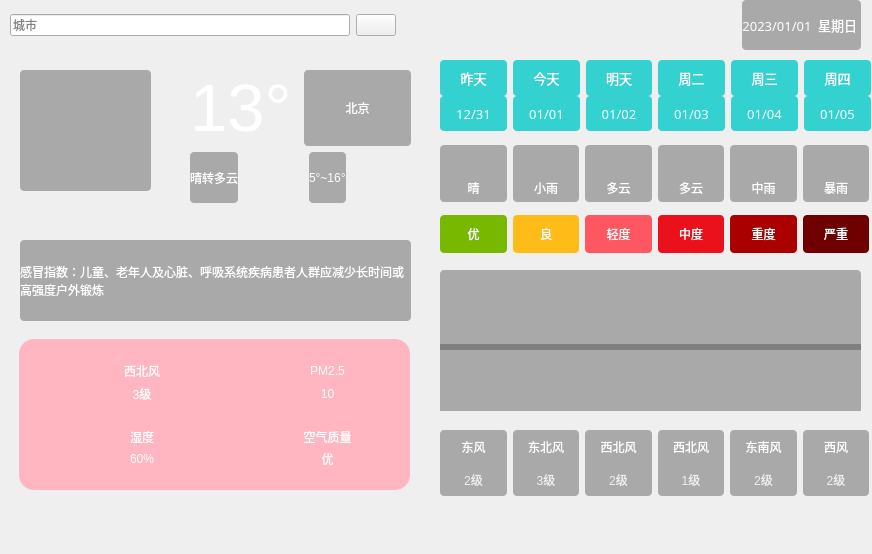
<?xml version="1.0" encoding="UTF-8"?>
<ui version="4.0">
 <class>MainWindow</class>
 <widget class="QMainWindow" name="MainWindow">
  <property name="enabled">
   <bool>true</bool>
  </property>
  <property name="geometry">
   <rect>
    <x>0</x>
    <y>0</y>
    <width>872</width>
    <height>554</height>
   </rect>
  </property>
  <property name="font">
   <font>
    <pointsize>12</pointsize>
   </font>
  </property>
  <property name="windowTitle">
   <string>MainWindow</string>
  </property>
  <property name="styleSheet">
   <string notr="true">#MainWindow{border-image: url(:/img/bg.jpg);}

QLabel {
	font: 25 10pt &quot;微软雅黑&quot;;
	border-radius: 4px;
	background-color: rgba(60, 60, 60, 100);
	color: rgb(255, 255, 255);
}</string>
  </property>
  <property name="animated">
   <bool>true</bool>
  </property>
  <widget class="QWidget" name="centralwidget">
   <widget class="QWidget" name="widget" native="true">
    <property name="geometry">
     <rect>
      <x>0</x>
      <y>0</y>
      <width>871</width>
      <height>531</height>
     </rect>
    </property>
    <property name="styleSheet">
     <string notr="true">QWidget#widget{border-image: url(:/img/bg.jpg);}
</string>
    </property>
    <widget class="QWidget" name="widget_2" native="true">
     <property name="geometry">
      <rect>
       <x>10</x>
       <y>60</y>
       <width>411</width>
       <height>151</height>
      </rect>
     </property>
     <widget class="QLabel" name="lblTypeIcon">
      <property name="geometry">
       <rect>
        <x>10</x>
        <y>10</y>
        <width>131</width>
        <height>121</height>
       </rect>
      </property>
      <property name="text">
       <string/>
      </property>
      <property name="pixmap">
       <pixmap resource="res.qrc">:/img/type/Qing.png</pixmap>
      </property>
      <property name="scaledContents">
       <bool>true</bool>
      </property>
      <property name="wordWrap">
       <bool>false</bool>
      </property>
     </widget>
     <widget class="QWidget" name="verticalLayoutWidget_2">
      <property name="geometry">
       <rect>
        <x>180</x>
        <y>10</y>
        <width>221</width>
        <height>133</height>
       </rect>
      </property>
      <layout class="QVBoxLayout" name="verticalLayout_2">
       <item>
        <layout class="QVBoxLayout" name="verticalLayout">
         <item>
          <layout class="QHBoxLayout" name="horizontalLayout_2">
           <item>
            <widget class="QLabel" name="lblTemp">
             <property name="font">
              <font>
               <family>Arial</family>
               <pointsize>50</pointsize>
               <italic>false</italic>
               <bold>false</bold>
              </font>
             </property>
             <property name="styleSheet">
              <string notr="true">color: rgb(255, 255, 255);
font: 50pt &quot;Arial&quot;;
background-color: rgba(0, 255, 255, 0);</string>
             </property>
             <property name="text">
              <string>13°</string>
             </property>
             <property name="scaledContents">
              <bool>true</bool>
             </property>
            </widget>
           </item>
           <item>
            <widget class="QLabel" name="lblCity">
             <property name="text">
              <string>北京</string>
             </property>
             <property name="alignment">
              <set>Qt::AlignCenter</set>
             </property>
            </widget>
           </item>
          </layout>
         </item>
         <item>
          <layout class="QHBoxLayout" name="horizontalLayout_3">
           <item>
            <widget class="QLabel" name="lblType">
             <property name="text">
              <string>晴转多云</string>
             </property>
            </widget>
           </item>
           <item>
            <spacer name="horizontalSpacer_3">
             <property name="orientation">
              <enum>Qt::Horizontal</enum>
             </property>
             <property name="sizeHint" stdset="0">
              <size>
               <width>40</width>
               <height>20</height>
              </size>
             </property>
            </spacer>
           </item>
           <item>
            <widget class="QLabel" name="lblLowHigh">
             <property name="text">
              <string>5°~16°</string>
             </property>
            </widget>
           </item>
           <item>
            <spacer name="horizontalSpacer_2">
             <property name="orientation">
              <enum>Qt::Horizontal</enum>
             </property>
             <property name="sizeHint" stdset="0">
              <size>
               <width>40</width>
               <height>20</height>
              </size>
             </property>
            </spacer>
           </item>
          </layout>
         </item>
        </layout>
       </item>
      </layout>
     </widget>
    </widget>
    <widget class="QWidget" name="widget_5" native="true">
     <property name="geometry">
      <rect>
       <x>440</x>
       <y>60</y>
       <width>431</width>
       <height>441</height>
      </rect>
     </property>
     <widget class="QWidget" name="widget_6" native="true">
      <property name="geometry">
       <rect>
        <x>0</x>
        <y>0</y>
        <width>431</width>
        <height>71</height>
       </rect>
      </property>
      <property name="styleSheet">
       <string notr="true">QLabel {
	background-color: rgba(0, 200, 200, 200);
	border-radius: 4px;
}</string>
      </property>
      <layout class="QGridLayout" name="gridLayout_2">
       <property name="horizontalSpacing">
        <number>6</number>
       </property>
       <property name="verticalSpacing">
        <number>0</number>
       </property>
       <item row="0" column="0">
        <widget class="QLabel" name="lblWeek0">
         <property name="font">
          <font>
           <family>微软雅黑</family>
           <pointsize>10</pointsize>
           <italic>false</italic>
           <bold>false</bold>
          </font>
         </property>
         <property name="text">
          <string>昨天</string>
         </property>
         <property name="alignment">
          <set>Qt::AlignCenter</set>
         </property>
        </widget>
       </item>
       <item row="0" column="1">
        <widget class="QLabel" name="lblWeek1">
         <property name="font">
          <font>
           <family>微软雅黑</family>
           <pointsize>10</pointsize>
           <italic>false</italic>
           <bold>false</bold>
          </font>
         </property>
         <property name="text">
          <string>今天</string>
         </property>
         <property name="alignment">
          <set>Qt::AlignCenter</set>
         </property>
        </widget>
       </item>
       <item row="0" column="2">
        <widget class="QLabel" name="lblWeek2">
         <property name="font">
          <font>
           <family>微软雅黑</family>
           <pointsize>10</pointsize>
           <italic>false</italic>
           <bold>false</bold>
          </font>
         </property>
         <property name="text">
          <string>明天</string>
         </property>
         <property name="alignment">
          <set>Qt::AlignCenter</set>
         </property>
        </widget>
       </item>
       <item row="0" column="3">
        <widget class="QLabel" name="lblWeek3">
         <property name="font">
          <font>
           <family>微软雅黑</family>
           <pointsize>10</pointsize>
           <italic>false</italic>
           <bold>false</bold>
          </font>
         </property>
         <property name="text">
          <string>周二</string>
         </property>
         <property name="alignment">
          <set>Qt::AlignCenter</set>
         </property>
        </widget>
       </item>
       <item row="0" column="4">
        <widget class="QLabel" name="lblWeek4">
         <property name="font">
          <font>
           <family>微软雅黑</family>
           <pointsize>10</pointsize>
           <italic>false</italic>
           <bold>false</bold>
          </font>
         </property>
         <property name="text">
          <string>周三</string>
         </property>
         <property name="alignment">
          <set>Qt::AlignCenter</set>
         </property>
        </widget>
       </item>
       <item row="0" column="5">
        <widget class="QLabel" name="lblWeek5">
         <property name="font">
          <font>
           <family>微软雅黑</family>
           <pointsize>10</pointsize>
           <italic>false</italic>
           <bold>false</bold>
          </font>
         </property>
         <property name="text">
          <string>周四</string>
         </property>
         <property name="alignment">
          <set>Qt::AlignCenter</set>
         </property>
        </widget>
       </item>
       <item row="1" column="0">
        <widget class="QLabel" name="lblDate0">
         <property name="font">
          <font>
           <family>微软雅黑</family>
           <pointsize>10</pointsize>
           <italic>false</italic>
           <bold>false</bold>
          </font>
         </property>
         <property name="text">
          <string>12/31</string>
         </property>
         <property name="alignment">
          <set>Qt::AlignCenter</set>
         </property>
        </widget>
       </item>
       <item row="1" column="1">
        <widget class="QLabel" name="lblDate1">
         <property name="font">
          <font>
           <family>微软雅黑</family>
           <pointsize>10</pointsize>
           <italic>false</italic>
           <bold>false</bold>
          </font>
         </property>
         <property name="text">
          <string>01/01</string>
         </property>
         <property name="alignment">
          <set>Qt::AlignCenter</set>
         </property>
        </widget>
       </item>
       <item row="1" column="2">
        <widget class="QLabel" name="lblDate2">
         <property name="font">
          <font>
           <family>微软雅黑</family>
           <pointsize>10</pointsize>
           <italic>false</italic>
           <bold>false</bold>
          </font>
         </property>
         <property name="text">
          <string>01/02</string>
         </property>
         <property name="alignment">
          <set>Qt::AlignCenter</set>
         </property>
        </widget>
       </item>
       <item row="1" column="3">
        <widget class="QLabel" name="lblDate3">
         <property name="font">
          <font>
           <family>微软雅黑</family>
           <pointsize>10</pointsize>
           <italic>false</italic>
           <bold>false</bold>
          </font>
         </property>
         <property name="text">
          <string>01/03</string>
         </property>
         <property name="alignment">
          <set>Qt::AlignCenter</set>
         </property>
        </widget>
       </item>
       <item row="1" column="4">
        <widget class="QLabel" name="lblDate4">
         <property name="font">
          <font>
           <family>微软雅黑</family>
           <pointsize>10</pointsize>
           <italic>false</italic>
           <bold>false</bold>
          </font>
         </property>
         <property name="text">
          <string>01/04</string>
         </property>
         <property name="alignment">
          <set>Qt::AlignCenter</set>
         </property>
        </widget>
       </item>
       <item row="1" column="5">
        <widget class="QLabel" name="lblDate5">
         <property name="font">
          <font>
           <family>微软雅黑</family>
           <pointsize>10</pointsize>
           <italic>false</italic>
           <bold>false</bold>
          </font>
         </property>
         <property name="text">
          <string>01/05</string>
         </property>
         <property name="alignment">
          <set>Qt::AlignCenter</set>
         </property>
        </widget>
       </item>
      </layout>
     </widget>
     <widget class="QWidget" name="widget_7" native="true">
      <property name="geometry">
       <rect>
        <x>0</x>
        <y>80</y>
        <width>429</width>
        <height>67</height>
       </rect>
      </property>
      <property name="styleSheet">
       <string notr="true">QLabel {
	background-color: rgba(60, 60, 60, 100);
	border-radius: 4px;
}</string>
      </property>
      <layout class="QGridLayout" name="gridLayout_3">
       <property name="topMargin">
        <number>5</number>
       </property>
       <property name="bottomMargin">
        <number>5</number>
       </property>
       <property name="verticalSpacing">
        <number>0</number>
       </property>
       <item row="0" column="3">
        <widget class="QLabel" name="lblTypeIcon3">
         <property name="styleSheet">
          <string notr="true">border-bottom-left-radius: 0px;
border-bottom-right-radius: 0px;</string>
         </property>
         <property name="text">
          <string/>
         </property>
         <property name="pixmap">
          <pixmap resource="res.qrc">:/img/type/DuoYun.png</pixmap>
         </property>
         <property name="alignment">
          <set>Qt::AlignCenter</set>
         </property>
        </widget>
       </item>
       <item row="0" column="0">
        <widget class="QLabel" name="lblTypeIcon0">
         <property name="minimumSize">
          <size>
           <width>0</width>
           <height>0</height>
          </size>
         </property>
         <property name="maximumSize">
          <size>
           <width>1000</width>
           <height>1000</height>
          </size>
         </property>
         <property name="styleSheet">
          <string notr="true">border-bottom-left-radius: 0px;
border-bottom-right-radius: 0px;</string>
         </property>
         <property name="text">
          <string/>
         </property>
         <property name="pixmap">
          <pixmap resource="res.qrc">:/img/type/Qing.png</pixmap>
         </property>
         <property name="alignment">
          <set>Qt::AlignCenter</set>
         </property>
        </widget>
       </item>
       <item row="0" column="2">
        <widget class="QLabel" name="lblTypeIcon2">
         <property name="styleSheet">
          <string notr="true">border-bottom-left-radius: 0px;
border-bottom-right-radius: 0px;</string>
         </property>
         <property name="text">
          <string/>
         </property>
         <property name="pixmap">
          <pixmap resource="res.qrc">:/img/type/DuoYun.png</pixmap>
         </property>
         <property name="alignment">
          <set>Qt::AlignCenter</set>
         </property>
        </widget>
       </item>
       <item row="1" column="0">
        <widget class="QLabel" name="lblType0">
         <property name="styleSheet">
          <string notr="true">border-top-left-radius: 0px;
border-top-right-radius: 0px;</string>
         </property>
         <property name="text">
          <string>晴</string>
         </property>
         <property name="alignment">
          <set>Qt::AlignCenter</set>
         </property>
        </widget>
       </item>
       <item row="1" column="3">
        <widget class="QLabel" name="lblType3">
         <property name="styleSheet">
          <string notr="true">border-top-left-radius: 0px;
border-top-right-radius: 0px;</string>
         </property>
         <property name="text">
          <string>多云</string>
         </property>
         <property name="alignment">
          <set>Qt::AlignCenter</set>
         </property>
        </widget>
       </item>
       <item row="0" column="5">
        <widget class="QLabel" name="lblTypeIcon5">
         <property name="styleSheet">
          <string notr="true">border-bottom-left-radius: 0px;
border-bottom-right-radius: 0px;</string>
         </property>
         <property name="text">
          <string/>
         </property>
         <property name="pixmap">
          <pixmap resource="res.qrc">:/img/type/BaoYu.png</pixmap>
         </property>
         <property name="alignment">
          <set>Qt::AlignCenter</set>
         </property>
        </widget>
       </item>
       <item row="1" column="5">
        <widget class="QLabel" name="lblType5">
         <property name="styleSheet">
          <string notr="true">border-top-left-radius: 0px;
border-top-right-radius: 0px;</string>
         </property>
         <property name="text">
          <string>暴雨</string>
         </property>
         <property name="alignment">
          <set>Qt::AlignCenter</set>
         </property>
        </widget>
       </item>
       <item row="1" column="4">
        <widget class="QLabel" name="lblType4">
         <property name="styleSheet">
          <string notr="true">border-top-left-radius: 0px;
border-top-right-radius: 0px;</string>
         </property>
         <property name="text">
          <string>中雨</string>
         </property>
         <property name="alignment">
          <set>Qt::AlignCenter</set>
         </property>
        </widget>
       </item>
       <item row="0" column="1">
        <widget class="QLabel" name="lblTypeIcon1">
         <property name="styleSheet">
          <string notr="true">border-bottom-left-radius: 0px;
border-bottom-right-radius: 0px;</string>
         </property>
         <property name="text">
          <string/>
         </property>
         <property name="pixmap">
          <pixmap resource="res.qrc">:/img/type/XiaoYu.png</pixmap>
         </property>
         <property name="alignment">
          <set>Qt::AlignCenter</set>
         </property>
        </widget>
       </item>
       <item row="1" column="2">
        <widget class="QLabel" name="lblType2">
         <property name="styleSheet">
          <string notr="true">border-top-left-radius: 0px;
border-top-right-radius: 0px;</string>
         </property>
         <property name="text">
          <string>多云</string>
         </property>
         <property name="alignment">
          <set>Qt::AlignCenter</set>
         </property>
        </widget>
       </item>
       <item row="0" column="4">
        <widget class="QLabel" name="lblTypeIcon4">
         <property name="styleSheet">
          <string notr="true">border-bottom-left-radius: 0px;
border-bottom-right-radius: 0px;</string>
         </property>
         <property name="text">
          <string/>
         </property>
         <property name="pixmap">
          <pixmap resource="res.qrc">:/img/type/ZhongYu.png</pixmap>
         </property>
         <property name="alignment">
          <set>Qt::AlignCenter</set>
         </property>
        </widget>
       </item>
       <item row="1" column="1">
        <widget class="QLabel" name="lblType1">
         <property name="styleSheet">
          <string notr="true">border-top-left-radius: 0px;
border-top-right-radius: 0px;</string>
         </property>
         <property name="text">
          <string>小雨</string>
         </property>
         <property name="alignment">
          <set>Qt::AlignCenter</set>
         </property>
        </widget>
       </item>
      </layout>
     </widget>
     <widget class="QWidget" name="widget_8" native="true">
      <property name="geometry">
       <rect>
        <x>0</x>
        <y>150</y>
        <width>429</width>
        <height>48</height>
       </rect>
      </property>
      <layout class="QHBoxLayout" name="horizontalLayout_11">
       <property name="topMargin">
        <number>5</number>
       </property>
       <property name="bottomMargin">
        <number>5</number>
       </property>
       <item>
        <widget class="QLabel" name="lblQuality0">
         <property name="styleSheet">
          <string notr="true">background-color: rgb(121, 184, 0);
padding:8px;</string>
         </property>
         <property name="text">
          <string>优</string>
         </property>
         <property name="alignment">
          <set>Qt::AlignCenter</set>
         </property>
        </widget>
       </item>
       <item>
        <widget class="QLabel" name="lblQuality1">
         <property name="styleSheet">
          <string notr="true">background-color: rgb(255, 187, 23);</string>
         </property>
         <property name="text">
          <string>良</string>
         </property>
         <property name="alignment">
          <set>Qt::AlignCenter</set>
         </property>
        </widget>
       </item>
       <item>
        <widget class="QLabel" name="lblQuality2">
         <property name="styleSheet">
          <string notr="true">background-color: rgb(255, 87, 97);</string>
         </property>
         <property name="text">
          <string>轻度</string>
         </property>
         <property name="alignment">
          <set>Qt::AlignCenter</set>
         </property>
        </widget>
       </item>
       <item>
        <widget class="QLabel" name="lblQuality3">
         <property name="styleSheet">
          <string notr="true">background-color: rgb(235, 17, 27);</string>
         </property>
         <property name="text">
          <string>中度</string>
         </property>
         <property name="alignment">
          <set>Qt::AlignCenter</set>
         </property>
        </widget>
       </item>
       <item>
        <widget class="QLabel" name="lblQuality4">
         <property name="styleSheet">
          <string notr="true">background-color: rgb(170, 0, 0);</string>
         </property>
         <property name="text">
          <string>重度</string>
         </property>
         <property name="alignment">
          <set>Qt::AlignCenter</set>
         </property>
        </widget>
       </item>
       <item>
        <widget class="QLabel" name="lblQuality5">
         <property name="styleSheet">
          <string notr="true">background-color: rgb(110, 0, 0);</string>
         </property>
         <property name="text">
          <string>严重</string>
         </property>
         <property name="alignment">
          <set>Qt::AlignCenter</set>
         </property>
        </widget>
       </item>
      </layout>
     </widget>
     <widget class="QWidget" name="widget_9" native="true">
      <property name="geometry">
       <rect>
        <x>0</x>
        <y>210</y>
        <width>421</width>
        <height>141</height>
       </rect>
      </property>
      <layout class="QVBoxLayout" name="verticalLayout_9">
       <item>
        <widget class="QLabel" name="lblHighCurve">
         <property name="minimumSize">
          <size>
           <width>0</width>
           <height>80</height>
          </size>
         </property>
         <property name="maximumSize">
          <size>
           <width>10000</width>
           <height>10000</height>
          </size>
         </property>
         <property name="styleSheet">
          <string notr="true">border-bottom-left-radius: 0px;
border-bottom-right-radius: 0px;</string>
         </property>
         <property name="text">
          <string/>
         </property>
         <property name="alignment">
          <set>Qt::AlignCenter</set>
         </property>
        </widget>
       </item>
       <item>
        <widget class="QLabel" name="lblLowCurve">
         <property name="minimumSize">
          <size>
           <width>0</width>
           <height>80</height>
          </size>
         </property>
         <property name="maximumSize">
          <size>
           <width>10000</width>
           <height>10000</height>
          </size>
         </property>
         <property name="styleSheet">
          <string notr="true">border-top-left-radius: 0px;
border-top-right-radius: 0px;</string>
         </property>
         <property name="text">
          <string/>
         </property>
         <property name="alignment">
          <set>Qt::AlignCenter</set>
         </property>
        </widget>
       </item>
      </layout>
     </widget>
     <widget class="QWidget" name="widget_10" native="true">
      <property name="geometry">
       <rect>
        <x>0</x>
        <y>370</y>
        <width>429</width>
        <height>66</height>
       </rect>
      </property>
      <layout class="QGridLayout" name="gridLayout_4">
       <property name="verticalSpacing">
        <number>0</number>
       </property>
       <item row="0" column="0">
        <widget class="QLabel" name="lblFx0">
         <property name="styleSheet">
          <string notr="true">border-bottom-left-radius: 0px;
border-bottom-right-radius: 0px;</string>
         </property>
         <property name="text">
          <string>东风</string>
         </property>
         <property name="alignment">
          <set>Qt::AlignCenter</set>
         </property>
        </widget>
       </item>
       <item row="0" column="1">
        <widget class="QLabel" name="lblFx1">
         <property name="styleSheet">
          <string notr="true">border-bottom-left-radius: 0px;
border-bottom-right-radius: 0px;</string>
         </property>
         <property name="text">
          <string>东北风</string>
         </property>
         <property name="alignment">
          <set>Qt::AlignCenter</set>
         </property>
        </widget>
       </item>
       <item row="0" column="2">
        <widget class="QLabel" name="lblFx2">
         <property name="styleSheet">
          <string notr="true">border-bottom-left-radius: 0px;
border-bottom-right-radius: 0px;</string>
         </property>
         <property name="text">
          <string>西北风</string>
         </property>
         <property name="alignment">
          <set>Qt::AlignCenter</set>
         </property>
        </widget>
       </item>
       <item row="0" column="3">
        <widget class="QLabel" name="lblFx3">
         <property name="styleSheet">
          <string notr="true">border-bottom-left-radius: 0px;
border-bottom-right-radius: 0px;</string>
         </property>
         <property name="text">
          <string>西北风</string>
         </property>
         <property name="alignment">
          <set>Qt::AlignCenter</set>
         </property>
        </widget>
       </item>
       <item row="0" column="4">
        <widget class="QLabel" name="lblFx4">
         <property name="styleSheet">
          <string notr="true">border-bottom-left-radius: 0px;
border-bottom-right-radius: 0px;</string>
         </property>
         <property name="text">
          <string>东南风</string>
         </property>
         <property name="alignment">
          <set>Qt::AlignCenter</set>
         </property>
        </widget>
       </item>
       <item row="0" column="5">
        <widget class="QLabel" name="lblFx5">
         <property name="styleSheet">
          <string notr="true">border-bottom-left-radius: 0px;
border-bottom-right-radius: 0px;</string>
         </property>
         <property name="text">
          <string>西风</string>
         </property>
         <property name="alignment">
          <set>Qt::AlignCenter</set>
         </property>
        </widget>
       </item>
       <item row="1" column="0">
        <widget class="QLabel" name="lblFl0">
         <property name="styleSheet">
          <string notr="true">border-top-left-radius: 0px;
border-top-right-radius: 0px;
color: rgb(240, 240, 240);</string>
         </property>
         <property name="text">
          <string>2级</string>
         </property>
         <property name="alignment">
          <set>Qt::AlignCenter</set>
         </property>
        </widget>
       </item>
       <item row="1" column="1">
        <widget class="QLabel" name="lblFl1">
         <property name="styleSheet">
          <string notr="true">border-top-left-radius: 0px;
border-top-right-radius: 0px;
color: rgb(240, 240, 240);</string>
         </property>
         <property name="text">
          <string>3级</string>
         </property>
         <property name="alignment">
          <set>Qt::AlignCenter</set>
         </property>
        </widget>
       </item>
       <item row="1" column="2">
        <widget class="QLabel" name="lblFl2">
         <property name="styleSheet">
          <string notr="true">border-top-left-radius: 0px;
border-top-right-radius: 0px;
color: rgb(240, 240, 240);</string>
         </property>
         <property name="text">
          <string>2级</string>
         </property>
         <property name="alignment">
          <set>Qt::AlignCenter</set>
         </property>
        </widget>
       </item>
       <item row="1" column="3">
        <widget class="QLabel" name="lblFl3">
         <property name="styleSheet">
          <string notr="true">border-top-left-radius: 0px;
border-top-right-radius: 0px;
color: rgb(240, 240, 240);</string>
         </property>
         <property name="text">
          <string>1级</string>
         </property>
         <property name="alignment">
          <set>Qt::AlignCenter</set>
         </property>
        </widget>
       </item>
       <item row="1" column="4">
        <widget class="QLabel" name="lblFl4">
         <property name="styleSheet">
          <string notr="true">border-top-left-radius: 0px;
border-top-right-radius: 0px;
color: rgb(240, 240, 240);</string>
         </property>
         <property name="text">
          <string>2级</string>
         </property>
         <property name="alignment">
          <set>Qt::AlignCenter</set>
         </property>
        </widget>
       </item>
       <item row="1" column="5">
        <widget class="QLabel" name="lblFl5">
         <property name="styleSheet">
          <string notr="true">border-top-left-radius: 0px;
border-top-right-radius: 0px;
color: rgb(240, 240, 240);</string>
         </property>
         <property name="text">
          <string>2级</string>
         </property>
         <property name="alignment">
          <set>Qt::AlignCenter</set>
         </property>
        </widget>
       </item>
      </layout>
     </widget>
    </widget>
    <widget class="QWidget" name="widget_3" native="true">
     <property name="geometry">
      <rect>
       <x>10</x>
       <y>0</y>
       <width>851</width>
       <height>50</height>
      </rect>
     </property>
     <layout class="QHBoxLayout" name="horizontalLayout">
      <item>
       <widget class="QLineEdit" name="cityEdit">
        <property name="placeholderText">
         <string>城市</string>
        </property>
       </widget>
      </item>
      <item>
       <widget class="QPushButton" name="btnSearch">
        <property name="text">
         <string/>
        </property>
        <property name="icon">
         <iconset resource="res.qrc">
          <normaloff>:/img/search.png</normaloff>:/img/search.png</iconset>
        </property>
       </widget>
      </item>
      <item>
       <spacer name="horizontalSpacer">
        <property name="orientation">
         <enum>Qt::Horizontal</enum>
        </property>
        <property name="sizeHint" stdset="0">
         <size>
          <width>40</width>
          <height>20</height>
         </size>
        </property>
       </spacer>
      </item>
      <item>
       <widget class="QLabel" name="lblData">
        <property name="font">
         <font>
          <family>微软雅黑</family>
          <pointsize>10</pointsize>
          <italic>false</italic>
          <bold>false</bold>
         </font>
        </property>
        <property name="text">
         <string>2023/01/01  星期日 </string>
        </property>
        <property name="alignment">
         <set>Qt::AlignCenter</set>
        </property>
       </widget>
      </item>
     </layout>
    </widget>
    <widget class="QWidget" name="widget_4" native="true">
     <property name="geometry">
      <rect>
       <x>10</x>
       <y>230</y>
       <width>411</width>
       <height>261</height>
      </rect>
     </property>
     <widget class="QLabel" name="lblGanMao">
      <property name="geometry">
       <rect>
        <x>10</x>
        <y>10</y>
        <width>391</width>
        <height>81</height>
       </rect>
      </property>
      <property name="text">
       <string>感冒指数：儿童、老年人及心脏、呼吸系统疾病患者人群应减少长时间或高强度户外锻炼</string>
      </property>
      <property name="wordWrap">
       <bool>true</bool>
      </property>
     </widget>
     <widget class="QWidget" name="widget_11" native="true">
      <property name="geometry">
       <rect>
        <x>9</x>
        <y>109</y>
        <width>391</width>
        <height>151</height>
       </rect>
      </property>
      <property name="styleSheet">
       <string notr="true">background-color: rgb(255, 182, 193);
border-radius: 15px</string>
      </property>
      <layout class="QGridLayout" name="gridLayout">
       <property name="leftMargin">
        <number>35</number>
       </property>
       <property name="topMargin">
        <number>20</number>
       </property>
       <property name="rightMargin">
        <number>35</number>
       </property>
       <property name="bottomMargin">
        <number>20</number>
       </property>
       <property name="horizontalSpacing">
        <number>50</number>
       </property>
       <property name="verticalSpacing">
        <number>20</number>
       </property>
       <item row="0" column="0">
        <layout class="QHBoxLayout" name="horizontalLayout_5">
         <item>
          <widget class="QLabel" name="lblWindIcon">
           <property name="minimumSize">
            <size>
             <width>40</width>
             <height>40</height>
            </size>
           </property>
           <property name="maximumSize">
            <size>
             <width>40</width>
             <height>40</height>
            </size>
           </property>
           <property name="styleSheet">
            <string notr="true">background-color: rgba(255, 255, 255, 0);</string>
           </property>
           <property name="text">
            <string/>
           </property>
           <property name="pixmap">
            <pixmap resource="res.qrc">:/img/wind.png</pixmap>
           </property>
           <property name="scaledContents">
            <bool>true</bool>
           </property>
          </widget>
         </item>
         <item>
          <layout class="QVBoxLayout" name="verticalLayout_4">
           <item>
            <widget class="QLabel" name="lblWindFx">
             <property name="text">
              <string>西北风</string>
             </property>
             <property name="alignment">
              <set>Qt::AlignCenter</set>
             </property>
            </widget>
           </item>
           <item>
            <widget class="QLabel" name="lblWindFl">
             <property name="text">
              <string>3级</string>
             </property>
             <property name="alignment">
              <set>Qt::AlignCenter</set>
             </property>
            </widget>
           </item>
          </layout>
         </item>
        </layout>
       </item>
       <item row="0" column="1">
        <layout class="QHBoxLayout" name="horizontalLayout_7">
         <item>
          <widget class="QLabel" name="lblPm25Icon">
           <property name="minimumSize">
            <size>
             <width>40</width>
             <height>40</height>
            </size>
           </property>
           <property name="maximumSize">
            <size>
             <width>40</width>
             <height>40</height>
            </size>
           </property>
           <property name="styleSheet">
            <string notr="true">background-color: rgba(255, 255, 255, 0);</string>
           </property>
           <property name="text">
            <string/>
           </property>
           <property name="pixmap">
            <pixmap resource="res.qrc">:/img/pm25.png</pixmap>
           </property>
           <property name="scaledContents">
            <bool>true</bool>
           </property>
          </widget>
         </item>
         <item>
          <layout class="QVBoxLayout" name="verticalLayout_6">
           <item>
            <widget class="QLabel" name="lblPm25Title">
             <property name="text">
              <string>PM2.5</string>
             </property>
             <property name="alignment">
              <set>Qt::AlignCenter</set>
             </property>
            </widget>
           </item>
           <item>
            <widget class="QLabel" name="lblPm25">
             <property name="text">
              <string>10</string>
             </property>
             <property name="alignment">
              <set>Qt::AlignCenter</set>
             </property>
            </widget>
           </item>
          </layout>
         </item>
        </layout>
       </item>
       <item row="1" column="0">
        <layout class="QHBoxLayout" name="horizontalLayout_8">
         <item>
          <widget class="QLabel" name="lblShiDuIcon">
           <property name="minimumSize">
            <size>
             <width>40</width>
             <height>40</height>
            </size>
           </property>
           <property name="maximumSize">
            <size>
             <width>40</width>
             <height>40</height>
            </size>
           </property>
           <property name="styleSheet">
            <string notr="true">background-color: rgba(255, 255, 255, 0);</string>
           </property>
           <property name="text">
            <string/>
           </property>
           <property name="pixmap">
            <pixmap resource="res.qrc">:/img/humidity.png</pixmap>
           </property>
           <property name="scaledContents">
            <bool>true</bool>
           </property>
          </widget>
         </item>
         <item>
          <layout class="QVBoxLayout" name="verticalLayout_7">
           <item>
            <widget class="QLabel" name="lblShiDuTitle">
             <property name="text">
              <string>湿度</string>
             </property>
             <property name="alignment">
              <set>Qt::AlignCenter</set>
             </property>
            </widget>
           </item>
           <item>
            <widget class="QLabel" name="lblShiDu">
             <property name="text">
              <string>60%</string>
             </property>
             <property name="alignment">
              <set>Qt::AlignCenter</set>
             </property>
            </widget>
           </item>
          </layout>
         </item>
        </layout>
       </item>
       <item row="1" column="1">
        <layout class="QHBoxLayout" name="horizontalLayout_9">
         <item>
          <widget class="QLabel" name="lblQualityIcon">
           <property name="minimumSize">
            <size>
             <width>40</width>
             <height>40</height>
            </size>
           </property>
           <property name="maximumSize">
            <size>
             <width>40</width>
             <height>40</height>
            </size>
           </property>
           <property name="styleSheet">
            <string notr="true">background-color: rgba(255, 255, 255, 0);</string>
           </property>
           <property name="text">
            <string/>
           </property>
           <property name="pixmap">
            <pixmap resource="res.qrc">:/img/aqi.png</pixmap>
           </property>
           <property name="scaledContents">
            <bool>true</bool>
           </property>
          </widget>
         </item>
         <item>
          <layout class="QVBoxLayout" name="verticalLayout_8">
           <item>
            <widget class="QLabel" name="lblQualityTitle">
             <property name="text">
              <string>空气质量</string>
             </property>
             <property name="alignment">
              <set>Qt::AlignCenter</set>
             </property>
            </widget>
           </item>
           <item>
            <widget class="QLabel" name="lblQuality">
             <property name="text">
              <string>优</string>
             </property>
             <property name="alignment">
              <set>Qt::AlignCenter</set>
             </property>
            </widget>
           </item>
          </layout>
         </item>
        </layout>
       </item>
      </layout>
     </widget>
    </widget>
   </widget>
  </widget>
  <widget class="QMenuBar" name="menubar">
   <property name="geometry">
    <rect>
     <x>0</x>
     <y>0</y>
     <width>872</width>
     <height>25</height>
    </rect>
   </property>
  </widget>
 </widget>
 <resources>
  <include location="res.qrc"/>
 </resources>
 <connections/>
</ui>
